Frame 1 (no input): blank canvas, image omitted
Frame 60 (the mouse pressed at the canvas centre just before this capture): blank canvas, image omitted
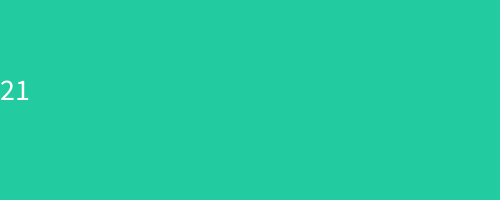
Frame 120 (the mouse held since frame 60 and released just before this capture)

The Processing sketch whose frames 1 and 60 were blank and that drew this single picture after the mouse press (run headless with seeded random() and noise(); from frame 60 on, the mouse is pressed at the canvas centre):

// Processing sketch: week14_5
// ── week14_5.pde
//week14-5 
int []a = new int[47];//Java陣列
//int []a={1,2,3,4,5,6,7,8,9....45,46};
void setup() {
  size(500, 200);//大一點
  textSize(30);
  for (int i=0; i<47; i++) a[i] = i;
  //讓 a[i]的陣列裡，要先放整齊對應的數字

  for (int i=0; i<1000; i++) {//洗牌1000次
    int i1 = (int)random(47);
    int i2 = (int)random(47);
    int temp=a[i1]; 
    a[i1]=a[i2]; 
    a[i2]=temp;
  }  //作弊，先洗好牌，先知道得獎號碼，等下在掉出來
}
int N=0;
void draw() {
  background(#23CBA0);
  for (int i=0; i<N; i++) {
    text( a[i], i*80, 100);
  }
}  
void mousePressed() {
  N++; //利用 mousePressed互動，決定秀幾顆
}
